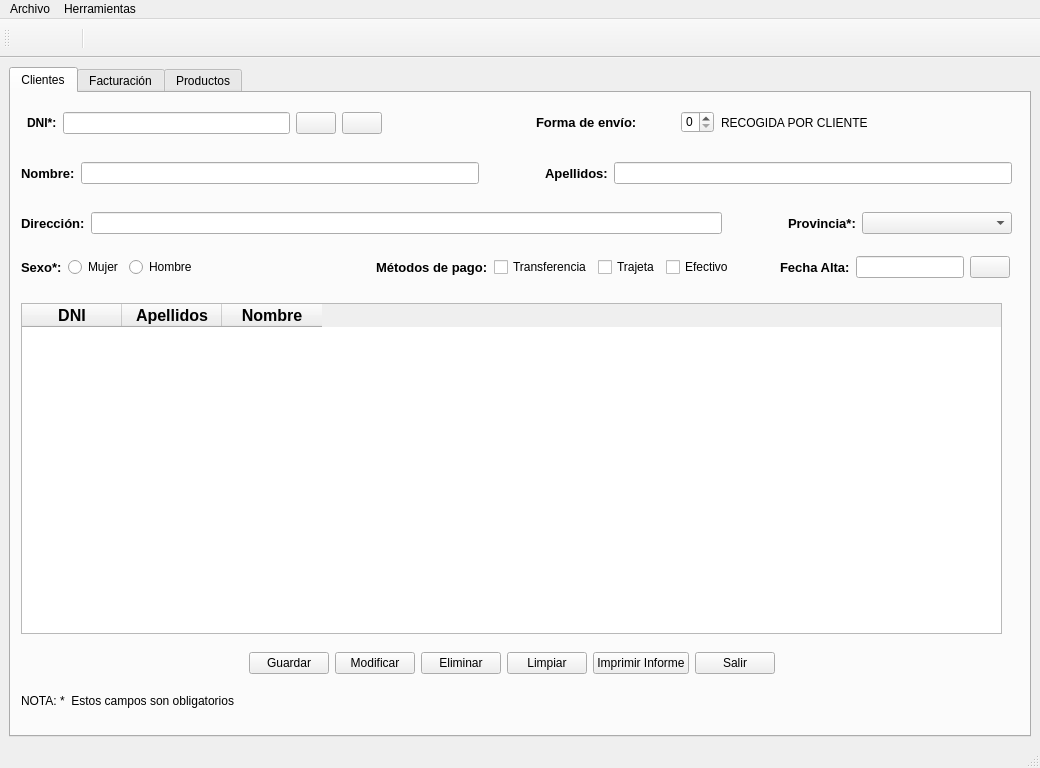
<?xml version="1.0" encoding="UTF-8"?>
<ui version="4.0">
 <class>MainWindow</class>
 <widget class="QMainWindow" name="MainWindow">
  <property name="geometry">
   <rect>
    <x>0</x>
    <y>0</y>
    <width>1040</width>
    <height>768</height>
   </rect>
  </property>
  <property name="windowTitle">
   <string>GESTIÓN EMPRESA</string>
  </property>
  <widget class="QWidget" name="centralwidget">
   <layout class="QVBoxLayout" name="verticalLayout">
    <item>
     <widget class="QTabWidget" name="tabWidget">
      <property name="currentIndex">
       <number>0</number>
      </property>
      <widget class="QWidget" name="clientes">
       <attribute name="title">
        <string>Clientes</string>
       </attribute>
       <widget class="QTableWidget" name="cliTabla">
        <property name="geometry">
         <rect>
          <x>10</x>
          <y>210</y>
          <width>981</width>
          <height>331</height>
         </rect>
        </property>
        <property name="minimumSize">
         <size>
          <width>741</width>
          <height>0</height>
         </size>
        </property>
        <property name="maximumSize">
         <size>
          <width>1000</width>
          <height>331</height>
         </size>
        </property>
        <property name="whatsThis">
         <string>&lt;html&gt;&lt;head/&gt;&lt;body&gt;&lt;p align=&quot;center&quot;&gt;&lt;br/&gt;&lt;/p&gt;&lt;/body&gt;&lt;/html&gt;</string>
        </property>
        <property name="styleSheet">
         <string notr="true"/>
        </property>
        <column>
         <property name="text">
          <string>DNI</string>
         </property>
         <property name="font">
          <font>
           <pointsize>12</pointsize>
           <weight>75</weight>
           <bold>true</bold>
          </font>
         </property>
        </column>
        <column>
         <property name="text">
          <string>Apellidos</string>
         </property>
         <property name="font">
          <font>
           <pointsize>12</pointsize>
           <weight>75</weight>
           <bold>true</bold>
          </font>
         </property>
        </column>
        <column>
         <property name="text">
          <string>Nombre</string>
         </property>
         <property name="font">
          <font>
           <pointsize>12</pointsize>
           <weight>75</weight>
           <bold>true</bold>
          </font>
         </property>
        </column>
       </widget>
       <widget class="QLabel" name="lbNota">
        <property name="geometry">
         <rect>
          <x>10</x>
          <y>600</y>
          <width>241</width>
          <height>16</height>
         </rect>
        </property>
        <property name="text">
         <string>NOTA: *  Estos campos son obligatorios</string>
        </property>
       </widget>
       <widget class="QLabel" name="tbEstado">
        <property name="geometry">
         <rect>
          <x>720</x>
          <y>520</y>
          <width>47</width>
          <height>13</height>
         </rect>
        </property>
        <property name="text">
         <string/>
        </property>
       </widget>
       <widget class="QWidget" name="horizontalLayoutWidget_4">
        <property name="geometry">
         <rect>
          <x>10</x>
          <y>10</y>
          <width>361</width>
          <height>41</height>
         </rect>
        </property>
        <layout class="QHBoxLayout" name="horizontalLayout">
         <item>
          <widget class="QLabel" name="lblValidarDNI">
           <property name="text">
            <string>&lt;html&gt;&lt;head/&gt;&lt;body&gt;&lt;p&gt;&lt;br/&gt;&lt;/p&gt;&lt;/body&gt;&lt;/html&gt;</string>
           </property>
          </widget>
         </item>
         <item>
          <widget class="QLabel" name="lblDNI">
           <property name="text">
            <string>&lt;html&gt;&lt;head/&gt;&lt;body&gt;&lt;p&gt;&lt;span style=&quot; font-size:9pt; font-weight:600;&quot;&gt;DNI*:&lt;/span&gt;&lt;/p&gt;&lt;/body&gt;&lt;/html&gt;</string>
           </property>
          </widget>
         </item>
         <item>
          <widget class="QLineEdit" name="leDNI">
           <property name="maximumSize">
            <size>
             <width>16777215</width>
             <height>16777215</height>
            </size>
           </property>
           <property name="maxLength">
            <number>30000</number>
           </property>
           <property name="frame">
            <bool>true</bool>
           </property>
          </widget>
         </item>
         <item>
          <widget class="QPushButton" name="btRefresh">
           <property name="text">
            <string/>
           </property>
           <property name="icon">
            <iconset resource="refresh.qrc">
             <normaloff>:/iconoRefresh/img/refresh.png</normaloff>:/iconoRefresh/img/refresh.png</iconset>
           </property>
           <property name="iconSize">
            <size>
             <width>25</width>
             <height>26</height>
            </size>
           </property>
          </widget>
         </item>
         <item>
          <widget class="QPushButton" name="btBuscar">
           <property name="text">
            <string/>
           </property>
           <property name="icon">
            <iconset resource="lupa.qrc">
             <normaloff>:/iconoLupa/img/lupa.jpg</normaloff>:/iconoLupa/img/lupa.jpg</iconset>
           </property>
           <property name="iconSize">
            <size>
             <width>25</width>
             <height>25</height>
            </size>
           </property>
          </widget>
         </item>
        </layout>
       </widget>
       <widget class="QWidget" name="horizontalLayoutWidget_5">
        <property name="geometry">
         <rect>
          <x>10</x>
          <y>60</y>
          <width>991</width>
          <height>41</height>
         </rect>
        </property>
        <layout class="QHBoxLayout" name="horizontalLayout_2">
         <item>
          <widget class="QLabel" name="lblNombre">
           <property name="text">
            <string>&lt;html&gt;&lt;head/&gt;&lt;body&gt;&lt;p&gt;&lt;span style=&quot; font-size:10pt; font-weight:600;&quot;&gt;Nombre:&lt;/span&gt;&lt;/p&gt;&lt;/body&gt;&lt;/html&gt;</string>
           </property>
          </widget>
         </item>
         <item>
          <widget class="QLineEdit" name="leNombre"/>
         </item>
         <item>
          <spacer name="horizontalSpacer_3">
           <property name="orientation">
            <enum>Qt::Horizontal</enum>
           </property>
           <property name="sizeType">
            <enum>QSizePolicy::Minimum</enum>
           </property>
           <property name="sizeHint" stdset="0">
            <size>
             <width>60</width>
             <height>20</height>
            </size>
           </property>
          </spacer>
         </item>
         <item>
          <widget class="QLabel" name="lblApellidos">
           <property name="text">
            <string>&lt;html&gt;&lt;head/&gt;&lt;body&gt;&lt;p&gt;&lt;span style=&quot; font-size:10pt; font-weight:600;&quot;&gt;Apellidos:&lt;/span&gt;&lt;/p&gt;&lt;/body&gt;&lt;/html&gt;</string>
           </property>
          </widget>
         </item>
         <item>
          <widget class="QLineEdit" name="leApellidos"/>
         </item>
        </layout>
       </widget>
       <widget class="QWidget" name="horizontalLayoutWidget_6">
        <property name="geometry">
         <rect>
          <x>10</x>
          <y>110</y>
          <width>991</width>
          <height>41</height>
         </rect>
        </property>
        <layout class="QHBoxLayout" name="horizontalLayout_3">
         <item>
          <widget class="QLabel" name="lblDireccion">
           <property name="text">
            <string>&lt;html&gt;&lt;head/&gt;&lt;body&gt;&lt;p&gt;&lt;span style=&quot; font-size:10pt; font-weight:600;&quot;&gt;Dirección:&lt;/span&gt;&lt;/p&gt;&lt;/body&gt;&lt;/html&gt;</string>
           </property>
          </widget>
         </item>
         <item>
          <widget class="QLineEdit" name="leDireccion">
           <property name="sizePolicy">
            <sizepolicy hsizetype="Expanding" vsizetype="Fixed">
             <horstretch>0</horstretch>
             <verstretch>0</verstretch>
            </sizepolicy>
           </property>
          </widget>
         </item>
         <item>
          <spacer name="horizontalSpacer_4">
           <property name="orientation">
            <enum>Qt::Horizontal</enum>
           </property>
           <property name="sizeType">
            <enum>QSizePolicy::Minimum</enum>
           </property>
           <property name="sizeHint" stdset="0">
            <size>
             <width>60</width>
             <height>20</height>
            </size>
           </property>
          </spacer>
         </item>
         <item>
          <widget class="QLabel" name="lblProvincia">
           <property name="text">
            <string>&lt;html&gt;&lt;head/&gt;&lt;body&gt;&lt;p&gt;&lt;span style=&quot; font-size:10pt; font-weight:600;&quot;&gt;Provincia*:&lt;/span&gt;&lt;/p&gt;&lt;/body&gt;&lt;/html&gt;</string>
           </property>
          </widget>
         </item>
         <item>
          <widget class="QComboBox" name="comBoxProvincia">
           <property name="sizePolicy">
            <sizepolicy hsizetype="Minimum" vsizetype="Fixed">
             <horstretch>0</horstretch>
             <verstretch>0</verstretch>
            </sizepolicy>
           </property>
           <property name="minimumSize">
            <size>
             <width>150</width>
             <height>20</height>
            </size>
           </property>
           <property name="maximumSize">
            <size>
             <width>1677721</width>
             <height>16777215</height>
            </size>
           </property>
          </widget>
         </item>
        </layout>
       </widget>
       <widget class="QWidget" name="horizontalLayoutWidget">
        <property name="geometry">
         <rect>
          <x>10</x>
          <y>157</y>
          <width>989</width>
          <height>35</height>
         </rect>
        </property>
        <layout class="QHBoxLayout" name="hlSexo">
         <item>
          <widget class="QLabel" name="lblSexo">
           <property name="text">
            <string>&lt;html&gt;&lt;head/&gt;&lt;body&gt;&lt;p&gt;&lt;span style=&quot; font-size:10pt; font-weight:600;&quot;&gt;Sexo*:&lt;/span&gt;&lt;/p&gt;&lt;/body&gt;&lt;/html&gt;</string>
           </property>
          </widget>
         </item>
         <item>
          <widget class="QRadioButton" name="rbMujer">
           <property name="text">
            <string>Mujer</string>
           </property>
           <attribute name="buttonGroup">
            <string notr="true">bgSexo</string>
           </attribute>
          </widget>
         </item>
         <item>
          <widget class="QRadioButton" name="rbHombre">
           <property name="text">
            <string>Hombre</string>
           </property>
           <attribute name="buttonGroup">
            <string notr="true">bgSexo</string>
           </attribute>
          </widget>
         </item>
         <item>
          <layout class="QHBoxLayout" name="hlPago">
           <item>
            <spacer name="horizontalSpacer_7">
             <property name="orientation">
              <enum>Qt::Horizontal</enum>
             </property>
             <property name="sizeHint" stdset="0">
              <size>
               <width>40</width>
               <height>20</height>
              </size>
             </property>
            </spacer>
           </item>
           <item>
            <widget class="QLabel" name="label">
             <property name="text">
              <string>&lt;html&gt;&lt;head/&gt;&lt;body&gt;&lt;p&gt;&lt;span style=&quot; font-size:10pt; font-weight:600;&quot;&gt;Métodos de pago:&lt;/span&gt;&lt;/p&gt;&lt;/body&gt;&lt;/html&gt;</string>
             </property>
            </widget>
           </item>
           <item>
            <widget class="QCheckBox" name="cbTransferencia">
             <property name="text">
              <string>Transferencia</string>
             </property>
             <attribute name="buttonGroup">
              <string notr="true">bgPago</string>
             </attribute>
            </widget>
           </item>
           <item>
            <widget class="QCheckBox" name="cbTarjeta">
             <property name="text">
              <string>Trajeta</string>
             </property>
             <attribute name="buttonGroup">
              <string notr="true">bgPago</string>
             </attribute>
            </widget>
           </item>
           <item>
            <widget class="QCheckBox" name="cbEfectivo">
             <property name="text">
              <string>Efectivo</string>
             </property>
             <attribute name="buttonGroup">
              <string notr="true">bgPago</string>
             </attribute>
            </widget>
           </item>
           <item>
            <layout class="QHBoxLayout" name="hlFechaAlta">
             <item>
              <spacer name="horizontalSpacer_8">
               <property name="orientation">
                <enum>Qt::Horizontal</enum>
               </property>
               <property name="sizeHint" stdset="0">
                <size>
                 <width>40</width>
                 <height>20</height>
                </size>
               </property>
              </spacer>
             </item>
             <item>
              <widget class="QLabel" name="lblFechaAlta">
               <property name="text">
                <string>&lt;html&gt;&lt;head/&gt;&lt;body&gt;&lt;p&gt;&lt;span style=&quot; font-size:10pt; font-weight:600;&quot;&gt;Fecha Alta:&lt;/span&gt;&lt;/p&gt;&lt;/body&gt;&lt;/html&gt;</string>
               </property>
              </widget>
             </item>
             <item>
              <widget class="QLineEdit" name="leFecha"/>
             </item>
             <item>
              <widget class="QPushButton" name="btCalendario">
               <property name="text">
                <string/>
               </property>
               <property name="icon">
                <iconset resource="calendario.qrc">
                 <normaloff>:/iconoCalendario/img/calendar-icon.png</normaloff>:/iconoCalendario/img/calendar-icon.png</iconset>
               </property>
              </widget>
             </item>
            </layout>
           </item>
          </layout>
         </item>
        </layout>
       </widget>
       <widget class="QWidget" name="horizontalLayoutWidget_7">
        <property name="geometry">
         <rect>
          <x>10</x>
          <y>550</y>
          <width>981</width>
          <height>41</height>
         </rect>
        </property>
        <layout class="QHBoxLayout" name="horizontalLayout_4">
         <item>
          <spacer name="horizontalSpacer_5">
           <property name="orientation">
            <enum>Qt::Horizontal</enum>
           </property>
           <property name="sizeHint" stdset="0">
            <size>
             <width>40</width>
             <height>20</height>
            </size>
           </property>
          </spacer>
         </item>
         <item>
          <widget class="QPushButton" name="btAlta">
           <property name="text">
            <string>Guardar</string>
           </property>
          </widget>
         </item>
         <item>
          <widget class="QPushButton" name="btModificar">
           <property name="text">
            <string>Modificar</string>
           </property>
          </widget>
         </item>
         <item>
          <widget class="QPushButton" name="btBaja">
           <property name="text">
            <string>Eliminar</string>
           </property>
          </widget>
         </item>
         <item>
          <widget class="QPushButton" name="btLimpiar">
           <property name="text">
            <string>Limpiar</string>
           </property>
          </widget>
         </item>
         <item>
          <widget class="QPushButton" name="btInforme">
           <property name="text">
            <string>Imprimir Informe</string>
           </property>
          </widget>
         </item>
         <item>
          <widget class="QPushButton" name="btSalir">
           <property name="text">
            <string>Salir</string>
           </property>
          </widget>
         </item>
         <item>
          <spacer name="horizontalSpacer_6">
           <property name="orientation">
            <enum>Qt::Horizontal</enum>
           </property>
           <property name="sizeHint" stdset="0">
            <size>
             <width>40</width>
             <height>20</height>
            </size>
           </property>
          </spacer>
         </item>
        </layout>
       </widget>
       <widget class="QLabel" name="lblEnvio">
        <property name="geometry">
         <rect>
          <x>710</x>
          <y>10</y>
          <width>281</width>
          <height>39</height>
         </rect>
        </property>
        <property name="sizePolicy">
         <sizepolicy hsizetype="Maximum" vsizetype="Preferred">
          <horstretch>0</horstretch>
          <verstretch>0</verstretch>
         </sizepolicy>
        </property>
        <property name="text">
         <string>RECOGIDA POR CLIENTE</string>
        </property>
       </widget>
       <widget class="QLabel" name="lblFormaEnvio">
        <property name="geometry">
         <rect>
          <x>525</x>
          <y>10</y>
          <width>138</width>
          <height>39</height>
         </rect>
        </property>
        <property name="text">
         <string>&lt;html&gt;&lt;head/&gt;&lt;body&gt;&lt;p&gt;&lt;span style=&quot; font-size:10pt; font-weight:600;&quot;&gt;Forma de envío:&lt;/span&gt;&lt;/p&gt;&lt;/body&gt;&lt;/html&gt;</string>
        </property>
       </widget>
       <widget class="QSpinBox" name="sbEnvio">
        <property name="geometry">
         <rect>
          <x>670</x>
          <y>18</y>
          <width>33</width>
          <height>22</height>
         </rect>
        </property>
        <property name="maximum">
         <number>3</number>
        </property>
       </widget>
      </widget>
      <widget class="QWidget" name="facturacion">
       <attribute name="title">
        <string>Facturación</string>
       </attribute>
      </widget>
      <widget class="QWidget" name="productos">
       <attribute name="title">
        <string>Productos</string>
       </attribute>
      </widget>
     </widget>
    </item>
   </layout>
  </widget>
  <widget class="QMenuBar" name="menubar">
   <property name="geometry">
    <rect>
     <x>0</x>
     <y>0</y>
     <width>1040</width>
     <height>21</height>
    </rect>
   </property>
   <widget class="QMenu" name="menuArchivo">
    <property name="title">
     <string>Archivo</string>
    </property>
    <addaction name="actionAbrir"/>
    <addaction name="separator"/>
    <addaction name="actionSalir"/>
   </widget>
   <widget class="QMenu" name="menuHerramientas">
    <property name="title">
     <string>Herramientas</string>
    </property>
    <addaction name="actionVisualizar_datos_archivo_xls"/>
    <addaction name="separator"/>
    <addaction name="actionImportar_Base_de_Datos"/>
    <addaction name="actionImportar_Datos"/>
    <addaction name="separator"/>
    <addaction name="actionCrear_Backup"/>
    <addaction name="actionRecuperar_Backup"/>
   </widget>
   <addaction name="menuArchivo"/>
   <addaction name="menuHerramientas"/>
  </widget>
  <widget class="QStatusBar" name="statusbar"/>
  <widget class="QToolBar" name="toolBar">
   <property name="windowTitle">
    <string>toolBar</string>
   </property>
   <attribute name="toolBarArea">
    <enum>TopToolBarArea</enum>
   </attribute>
   <attribute name="toolBarBreak">
    <bool>false</bool>
   </attribute>
   <addaction name="toolbarAbrirCarpeta"/>
   <addaction name="toolbarComprimir"/>
   <addaction name="separator"/>
   <addaction name="toolbarSalir"/>
  </widget>
  <action name="actionSalir">
   <property name="text">
    <string>Salir</string>
   </property>
   <property name="shortcut">
    <string>Alt+4</string>
   </property>
  </action>
  <action name="toolbarSalir">
   <property name="icon">
    <iconset>
     <normaloff>:/iconoSalir/exit.png</normaloff>:/iconoSalir/exit.png</iconset>
   </property>
   <property name="text">
    <string/>
   </property>
  </action>
  <action name="toolbarAbrirCarpeta">
   <property name="icon">
    <iconset>
     <normaloff>:/iconoAbrirCarpeta/openFile.png</normaloff>
     <normalon>:/abrirCarpeta/openFile.png</normalon>:/iconoAbrirCarpeta/openFile.png</iconset>
   </property>
   <property name="text">
    <string/>
   </property>
  </action>
  <action name="toolbarComprimir">
   <property name="icon">
    <iconset>
     <normalon>:/iconoComprimir/compress.png</normalon>
    </iconset>
   </property>
   <property name="text">
    <string/>
   </property>
  </action>
  <action name="actionImportar_Datos">
   <property name="text">
    <string>Importar archivo .xls a BD actual</string>
   </property>
  </action>
  <action name="actionCrear_Backup">
   <property name="text">
    <string>Crear Backup</string>
   </property>
  </action>
  <action name="actionRecuperar_Backup">
   <property name="text">
    <string>Recuperar Backup</string>
   </property>
  </action>
  <action name="actionAbrir">
   <property name="text">
    <string>Abrir...</string>
   </property>
  </action>
  <action name="actionImportar_Base_de_Datos">
   <property name="text">
    <string>Importar BD</string>
   </property>
  </action>
  <action name="actionVisualizar_datos_archivo_xls">
   <property name="text">
    <string>Visualizar datos archivo .xls</string>
   </property>
  </action>
 </widget>
 <resources>
  <include location="salir.qrc"/>
  <include location="calendario.qrc"/>
  <include location="lupa.qrc"/>
  <include location="comprimir.qrc"/>
  <include location="abrir.qrc"/>
  <include location="refresh.qrc"/>
 </resources>
 <connections/>
 <buttongroups>
  <buttongroup name="bgSexo"/>
  <buttongroup name="bgPago"/>
 </buttongroups>
</ui>
